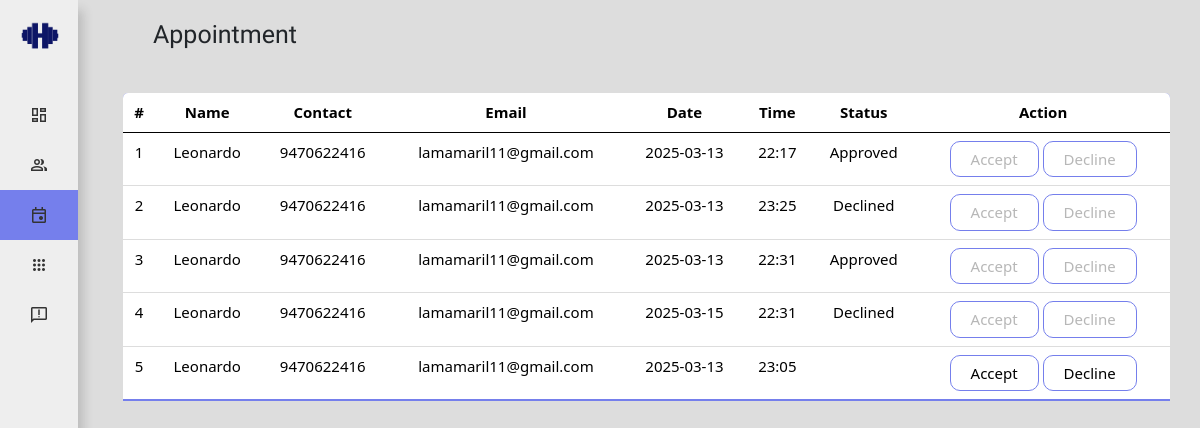
/a/admin-appointment.php (signed in), run on the app's committed database.
### tables this page shows
CREATE TABLE `appointment` (
  `id` int(255) NOT NULL,
  `name` varchar(255) NOT NULL,
  `contact` bigint(255) NOT NULL,
  `email` varchar(255) NOT NULL,
  `date` varchar(255) NOT NULL,
  `time` varchar(255) NOT NULL,
  `status` varchar(255) NOT NULL
);

### a/admin-appointment.php (the view, shortened to what this page needs)
<?php
include "db.php";
?>
<!DOCTYPE html>
<html lang="en">
<head>
    <link href="assets/css/style.css" rel="stylesheet">
    <link href="assets/css/sidebar.css" rel="stylesheet">
    <link href="https://cdn.jsdelivr.net/npm/bootstrap@5.0.2/dist/css/bootstrap.min.css" rel="stylesheet"
>
    <link href="../bootstrap-5.0.2-dist/css/bootstrap.min.css" rel="stylesheet">
    <link rel="stylesheet" href="https://cdn.jsdelivr.net/npm/@docsearch/css@3">
</head>
<body>
    <div class="sidebar close moulpali-regular">
        <div class="logo-details">
            <img src="../assets/img/304946364_478615410946035_5163354841655361639_n1.png">
        </div>
        <ul class="nav-links">
            <li>
                <a href="../a/admin-index.php">
                    <i class="material-symbols-outlined">dashboard</i>
                </a>
            </li>
            <li>
                <div class="iocn-link">
                    <a href="#">
                        <i class="material-symbols-outlined">people</i>
                    </a>
                </div>
            </li>
            <li class="active">
                <a href="admin-appointment.php">
                    <i class="material-symbols-outlined">insert_invitation</i>
                </a>
            </li>
            <li>
                <a href="admin-timetable.php">
                    <i class="material-symbols-outlined">apps</i>
                </a>
            </li>
            <li>
                <a href="admin-feedback.php">
                    <i class="material-symbols-outlined">feedback</i>
                </a>
            </li>
        </ul>
    </div>
    <section class="home-section">
        <section class="historyLog">
            <div class="header moul-regular">Appointment</div>
            <table class="table">
    <thead>
        <tr class="text-center">
            <th>#</th>
            <th>Name</th>
            <th>Contact</th>
            <th>Email</th>
            <th>Date</th>
            <th>Time</th>
            <th>Status</th>
            <th>Action</th>
        </tr>
    </thead>
    <tbody>
        <?php
        $ret = mysqli_query($conn, "SELECT * from appointment");
        $cnt = 1;
        while ($row = mysqli_fetch_array($ret)) {
            $status = $row['status'];
            $isDisabled = ($status === 'Approved' || $status === 'Declined') ? 'disabled' : '';
            ?>
            <tr class="text-center" id="row-<?php echo $row['id']; ?>">
                <td data-label="#"><?php echo $cnt; ?></td>
                <td data-label="name"><?php echo $row['name']; ?></td>
                <td data-label="contact"><?php echo $row['contact']; ?></td>
                <td data-label="email"><?php echo $row['email']; ?></td>
                <td data-label="date"><?php echo $row['date']; ?></td>
                <td data-label="time"><?php echo $row['time']; ?></td>
                <td data-label="status" id="status-<?php echo $row['id']; ?>">
                    <?php echo $status;  ?>
                </td>
                <td data-label="Action" class="align-items-center">
                    <button type="button" class="accept-btn" data-id="<?php echo $row['id']; ?>" data-email="<?php echo $row['email']; ?>" <?php echo $isDisabled; ?>>
    Accept
</button>
                <button type="button" class="decline-btn" data-id="<?php echo $row['id']; ?>" data-email="<?php echo $row['email']; ?>" <?php echo $isDisabled; ?>>
                    Decline
                </button>
                </td>
            </tr>
            <?php
            ++$cnt;
        } ?>
    </tbody>
</table>
        </section>
    </section>
</body>
</html>

### a/assets/css/style.css (style rules this page uses)
.moul-regular { font-family: "Moul", serif; font-weight: 400; font-style: normal; }
.moulpali-regular { font-family: "Moulpali", serif; font-weight: 400; font-style: normal; }
.header { font-size: 25px; font-weight: 500; color: var(--text-color); padding: 8px 0px 8px 30px; }
.historyLog { padding:0 30px; }
.table { border-collapse: collapse; margin: 25px 0; font-size: 15px; min-width: 100%; overflow: hidden; border-radius: 5px 5px 0 0; }
table thead tr { color: #fff; background: #757fec; text-align: left; font-weight: bold; }
.table th, .table td { padding: 12px 15px; }
.table tbody tr { border-bottom: 1px solid #ddd; }
.table tbody tr:nth-of-type(odd) { background: #f3f3f3; }
.table tbody tr:last-of-type { border-bottom: 2px solid #757fec; }
.table button { padding: 6px 20px; border-radius: 10px; cursor: pointer; background: transparent; border: 1px solid #757fec; }
.header { height: 60px; }

### a/assets/css/sidebar.css (style rules this page uses)
body { background: #ddd !important; }
img { width: 50px; height: 50px;margin: 15px 10px 0 15px; }
.sidebar { position: fixed; top: 0; left: 0; height: 100%; width: 260px; background: #eee; z-index: 100; transition: all 0.5s ease; box-shadow: 5px 10px 10px rgba(48, 48, 48, 0.2); }
.sidebar .logo-details { height: 60px; width: 100%; display: flex; align-items: center; }
.sidebar .nav-links { height: 100%; padding: 30px 0 150px 0; overflow: auto; }
.sidebar .nav-links li { position: relative; list-style: none; transition: all 0.4s ease; }
.sidebar .nav-links li.active { background: #757fec; }
.sidebar .nav-links li .iocn-link { display: flex; align-items: center; justify-content: space-between; }
.sidebar .nav-links li i { height: 50px; min-width: 78px; text-align: center; line-height: 50px; color: #333; font-size: 20px; cursor: pointer; transition: all 0.3s ease; }
.sidebar .nav-links li a { display: flex; align-items: center; text-decoration: none; }
.home-section { position: relative; left: 260px; width: calc(100% - 260px); transition: all 0.5s ease; font-weight: 500; color: var(--text-color); padding: 8px 0px 8px 15px; }
@media (max-width: 1275px) { .sidebar.close { width: 78px; } }
@media (max-width: 1275px) { .sidebar.close .nav-links { overflow: visible; } }
@media (max-width: 1275px) { .sidebar.close .nav-links li .iocn-link { display: block } }
@media (max-width: 1275px) { .sidebar.close ~ .home-section { left: 78px; width: calc(100% - 78px); } }

### data on the page
appointment: name "Leonardo", contact "9470622416", email "lamamaril11@gmail.com", date "2025-03-13", time "22:17", status "Approved"
appointment: name "Leonardo", contact "9470622416", email "lamamaril11@gmail.com", date "2025-03-13", time "23:25", status "Declined"
appointment: name "Leonardo", contact "9470622416", email "lamamaril11@gmail.com", date "2025-03-13", time "22:31", status "Approved"
appointment: name "Leonardo", contact "9470622416", email "lamamaril11@gmail.com", date "2025-03-15", time "22:31", status "Declined"
appointment: name "Leonardo", contact "9470622416", email "lamamaril11@gmail.com", date "2025-03-13", time "23:05"
